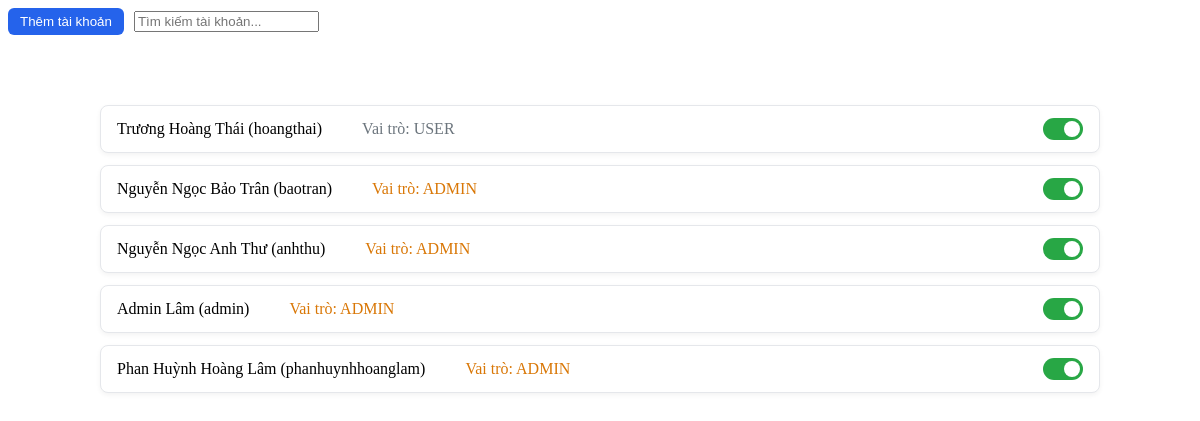
Screenshot of /dash_users.php (signed in) with the database file from the repository.
### tables this page shows
CREATE TABLE `users` (
  `user_id` int(11) NOT NULL,
  `user_name` char(100) NOT NULL,
  `user_password` varchar(255) NOT NULL,
  `user_role` char(10) NOT NULL,
  `user_profile` varchar(100) DEFAULT NULL,
  `status` tinyint(1) DEFAULT 1
);

### dash_users.php (the view, shortened to what this page needs)
<?php
include('include/config.php');
$sql = "SELECT user_id, user_name, user_profile, user_role, status FROM users ORDER BY user_id DESC";
$stmt = $conn->query($sql);
$initial_show = 12;
$count = 0;
?>
<link rel="stylesheet" href="css/style_customer.css">
<div class="customer-header fixed-top bg-white shadow-sm px-3 py-2 border-bottom" style="top:64px; z-index:1030;">
  <div style="display:flex; gap:10px; align-items:center;">
    <button type="button" class="btn-add" id="addUser">Thêm tài khoản</button>
    <input type="text" id="searchInput" placeholder="Tìm kiếm tài khoản..." class="search-box">
  </div>
</div>
<div class="customer-list" style="padding-top:70px;">
  <div id="userContainer">
    <?php while($row = $stmt->fetch(PDO::FETCH_ASSOC)):
      $count++;
      $hidden_class = ($count > $initial_show) ? 'cus-hidden' : '';
      $inactive_class = ($row['status'] == 0) ? 'inactive-item' : '';
    ?>
      <div class="customer-card user-row <?= $hidden_class; ?> <?= $inactive_class; ?>">
        <div class="customer-info">
          <span class="customer-name"><?= htmlspecialchars($row['user_profile']); ?> (<?= htmlspecialchars($row['user_name']); ?>)</span>
          <span class="customer-phone" style="color: <?= $row['user_role'] === 'admin' ? '#d97706' : '#6c757d'; ?>">
            Vai trò: <?= strtoupper(htmlspecialchars($row['user_role'])); ?>
          </span>
        </div>
        <div class="customer-actions" style="gap:10px;">
          <label class="switch" title="Trạng thái">
            <span class="slider round"></span>
          </label>
        </div>
      </div>
    <?php endwhile; ?>
  </div>
</div>

### css/style_customer.css (style rules this page uses)
.customer-list { max-width: 1000px; margin: auto; padding: 20px; }
.customer-card { display: flex; justify-content: space-between; align-items: center; background: #fff; border: 1px solid #e5e7eb; border-radius: 8px; padding: 12px 16px; margin-bottom: 12px; box-shadow: 0 2px 5px rgba(0,0,0,0.05); transition: box-shadow 0.2s ease; }
.customer-info { display: flex; gap: 40px; font-size: 16px; font-weight: 500; }
.btn-add, .btn-primary { background: #2563eb; color: #fff; border: none; border-radius: 6px; padding: 6px 12px; cursor: pointer; }
.switch { position: relative; display: inline-block; width: 40px; height: 22px; }
.slider { position: absolute; cursor: pointer; top: 0; left: 0; right: 0; bottom: 0; background-color: #ccc; -webkit-transition: .4s; transition: .4s; }
.slider:before { position: absolute; content: ""; height: 16px; width: 16px; left: 3px; bottom: 3px; background-color: white; -webkit-transition: .4s; transition: .4s; }
input:checked + .slider { background-color: #28a745; }
input:checked + .slider:before { -webkit-transform: translateX(18px); -ms-transform: translateX(18px); transform: translateX(18px); }
.slider.round { border-radius: 22px; }
.slider.round:before { border-radius: 50%; }

### rows the page displays
users: user_profile "Trương Hoàng Thái", user_name "hoangthai", user_role "USER"
users: user_profile "Nguyễn Ngọc Bảo Trân", user_name "baotran", user_role "ADMIN"
users: user_profile "Nguyễn Ngọc Anh Thư", user_name "anhthu", user_role "ADMIN"
users: user_profile "Admin Lâm", user_name "admin", user_role "ADMIN"
users: user_profile "Phan Huỳnh Hoàng Lâm", user_name "phanhuynhhoanglam", user_role "ADMIN"
